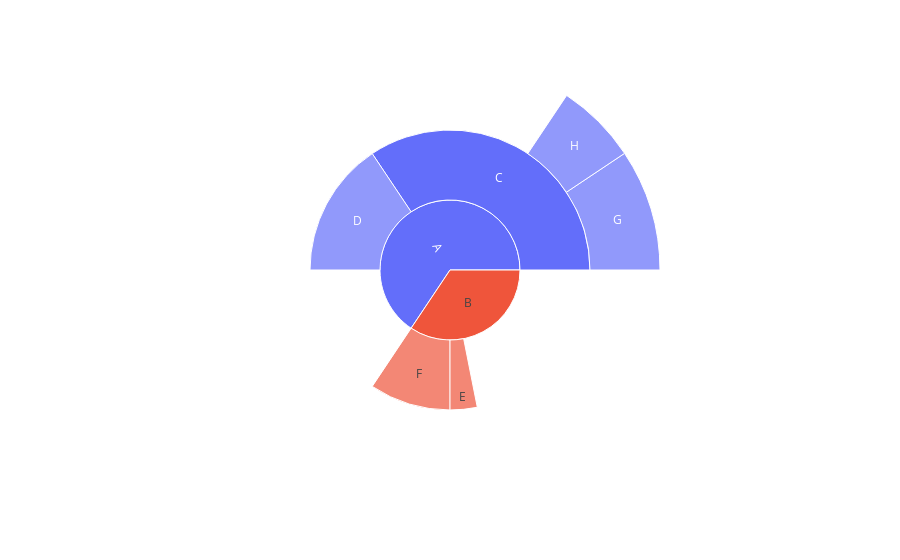

Notebook code cell kept with this figure:
### Markdown cell above
Sunburst in plotly

### Code cell
fig = px.sunburst(
    names = ["A", "B", "C","D","E","F","G","H"],
    parents=["", "", "A", "A", "B", "B", "C", "C" ],
    values=[10, 14, 12, 10, 2, 6, 6, 4]
)
fig.show()

#see many options on https://plotly.com/python/sunburst-charts/

### Figure 1 — Plotly figure (JSON) as saved in the notebook; plotly's stock layout.template omitted (floating-point values rounded to 4 significant figures)
{"data": [{"domain": {"x": [0, 1], "y": [0, 1]}, "hovertemplate": "label=%{label}<br>value=%{value}<br>parent=%{parent}<extra></extra>", "labels": ["A", "B", "C", "D", "E", "F", "G", "H"], "name": "", "parents": ["", "", "A", "A", "B", "B", "C", "C"], "type": "sunburst", "values": [10, 14, 12, 10, 2, 6, 6, 4]}], "layout": {"legend": {"tracegroupgap": 0}, "margin": {"t": 60}}}
